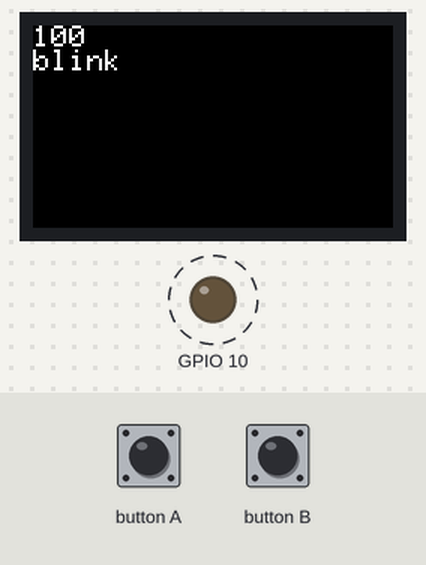
Bench run of a sketch on a simulated ESP32. Parts: 240×135 colour display, output pins drawn as LEDs (lit = HIGH). Dashed ring = blinking. The inputs (shaded band) are chosen by the test bench.

Above: at 0.94 s.
1.4 s: button A pressed for 0.3 s
At 1.64 s:
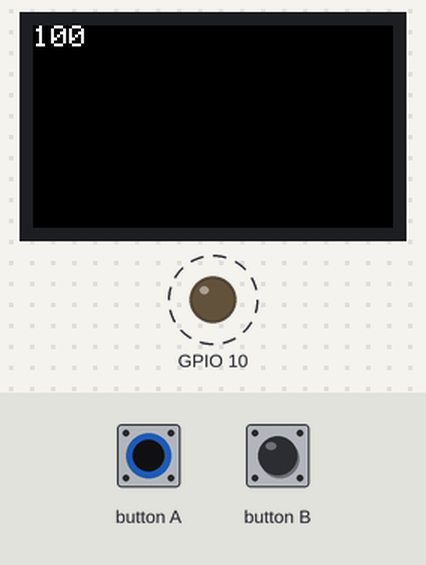
4.1 s: button A pressed for 1 s
At 6.3 s:
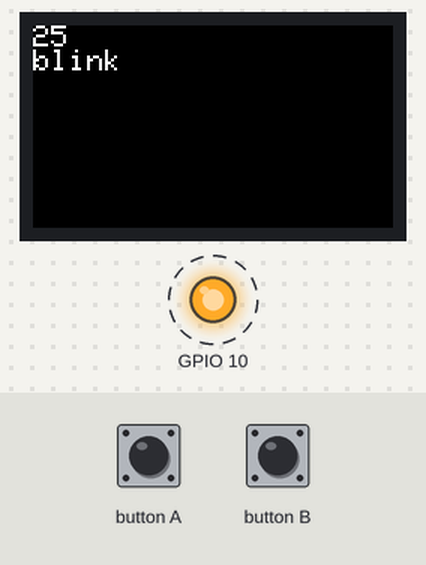
8.1 s: button B pressed for 3.2 s
At 11.51 s:
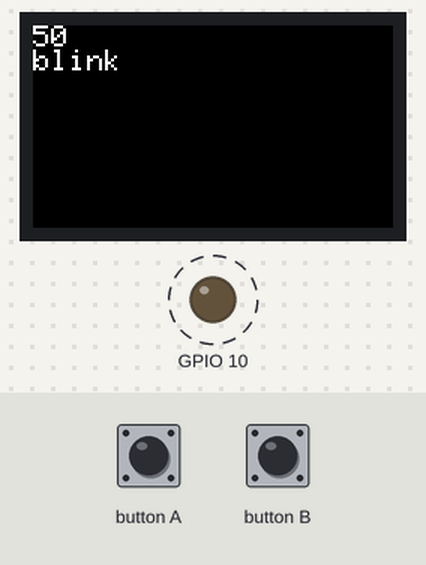
14.3 s: button A pressed for 1 s
At 16.07 s:
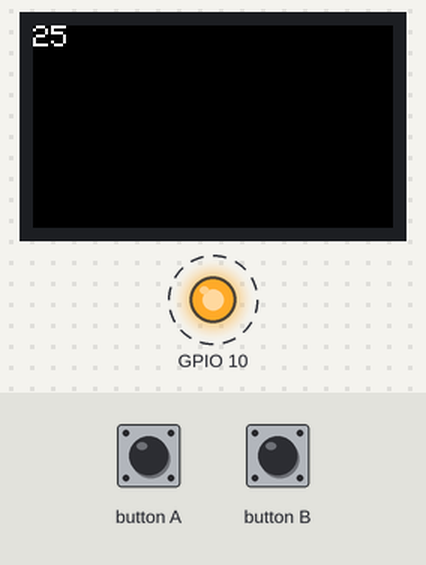
18.3 s: button B pressed for 3.2 s
At 21.71 s:
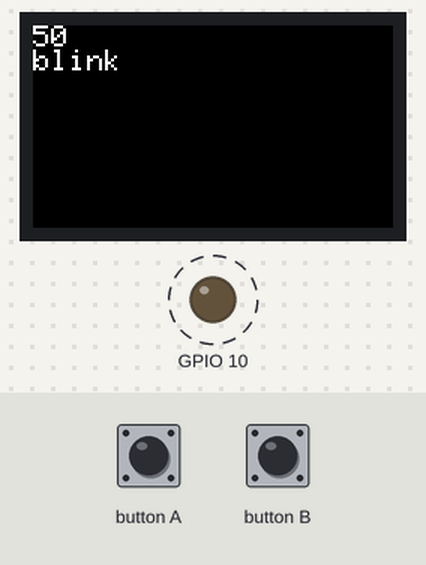
24.5 s: button A pressed for 0.3 s
At 26.02 s:
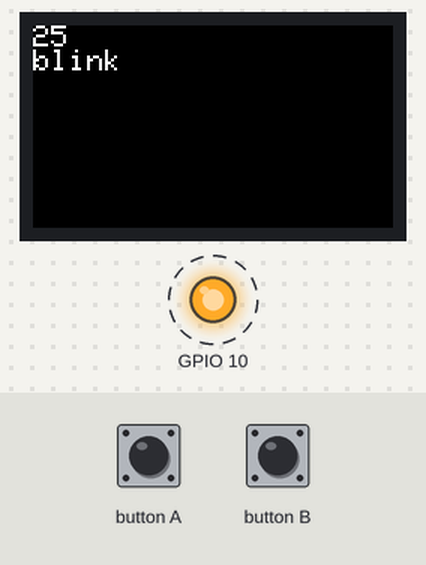
Timing chart, 0 to 28.8 s (numbered marks = the images above; inputs shaded):
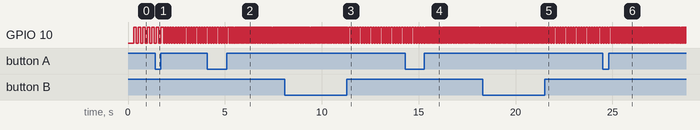

The sketch:

Cplus_led.ino
```cpp
#include <M5StickCPlus.h>
//#include <M5StickC.h>
const int LONG_PRESS = 1000;
const int INIT_INTERVAL = 100;
int interval = INIT_INTERVAL;
int blink_flag = 1;
void setup() {
M5.begin();
pinMode(M5_LED, OUTPUT);
M5.Lcd.setRotation(3);
M5.Lcd.setTextSize(2);
}
void blinkLED(){
digitalWrite(M5_LED, LOW);
delay(interval);
if(blink_flag){
M5.Lcd.println("blink");
digitalWrite(M5_LED, HIGH);
delay(interval);
}
}

void loop() {
M5.update(); // Buttonを更新
if(M5.BtnB.wasReleased()){
interval = interval * 2;
}
if(M5.BtnA.wasReleased()){
interval = interval / 2;
}
if(M5.BtnA.wasReleasefor(LONG_PRESS)){
interval = INIT_INTERVAL;
}
if(M5.Axp.GetBtnPress() == 2){
blink_flag = !blink_flag;
}
M5.Lcd.fillScreen(BLACK);
M5.Lcd.setCursor(0, 0);
M5.Lcd.println(interval);
blinkLED();
}
```

Measured:
- after the input at 1.4 s, GPIO 10: alternates HIGH for 0.08 s and LOW for 0.05 s, starting after 0.49 s
- after the input at 4.1 s, GPIO 10: alternates HIGH for 0.06 s and LOW for 0.03 s, starting after 1.2 s; the display: first differs from a run without the input after 1.4 s (image 2)
- after the input at 8.1 s, the display: first differs from a run without the input after 3.3 s (image 3)
- after the input at 14.3 s, GPIO 10: alternates HIGH for 0.06 s and LOW for 0.03 s, starting after 1.2 s; the display: first differs from a run without the input after 1.2 s (image 4 shows a later state)
- after the input at 18.3 s, the display: first differs from a run without the input after 3.3 s (image 5 shows a later state)
- after the input at 24.5 s, GPIO 10: alternates HIGH for 0.06 s and LOW for 0.03 s, starting after 0.52 s; the display: first differs from a run without the input after 0.72 s (image 6)
- by itself, GPIO 10: alternates HIGH for 0.13 s and LOW for 0.10 s
